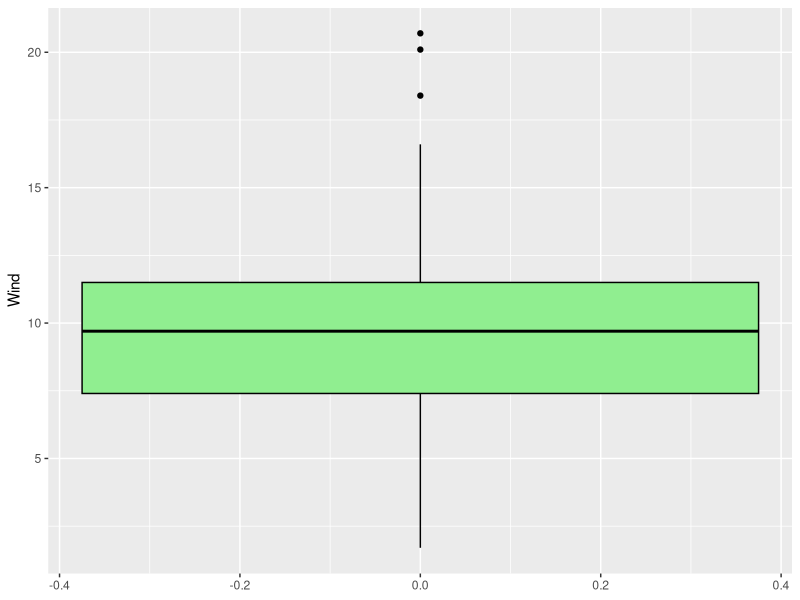

Recreate this plot in R.
# Load necessary library
library(ggplot2)

# Create a box plot for Wind Speed
p<-ggplot(airquality, aes(y = Wind)) +
  geom_boxplot(fill = "lightgreen", color = "black") 
print(p)